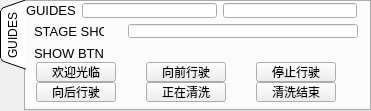
   <widget class="QTabWidget" name="tab_device_2">
    <property name="geometry">
     <rect>
      <x>10</x>
      <y>110</y>
      <width>371</width>
      <height>111</height>
     </rect>
    </property>
    <property name="tabPosition">
     <enum>QTabWidget::West</enum>
    </property>
    <property name="tabShape">
     <enum>QTabWidget::Triangular</enum>
    </property>
    <property name="currentIndex">
     <number>0</number>
    </property>
    <property name="elideMode">
     <enum>Qt::ElideLeft</enum>
    </property>
    <widget class="QWidget" name="device_2">
     <attribute name="title">
      <string>GUIDES</string>
     </attribute>
     <widget class="QWidget" name="gridLayoutWidget_4">
      <property name="geometry">
       <rect>
        <x>-10</x>
        <y>20</y>
        <width>361</width>
        <height>40</height>
       </rect>
      </property>
      <layout class="QGridLayout" name="gridLayout_4">
       <item row="0" column="1">
        <widget class="QLineEdit" name="ui_stage_show">
         <property name="maximumSize">
          <size>
           <width>230</width>
           <height>14</height>
          </size>
         </property>
         <property name="font">
          <font>
           <pointsize>9</pointsize>
          </font>
         </property>
        </widget>
       </item>
       <item row="0" column="0">
        <widget class="QLabel" name="label_stage_show">
         <property name="minimumSize">
          <size>
           <width>0</width>
           <height>14</height>
          </size>
         </property>
         <property name="maximumSize">
          <size>
           <width>70</width>
           <height>14</height>
          </size>
         </property>
         <property name="font">
          <font>
           <pointsize>10</pointsize>
           <weight>50</weight>
           <bold>false</bold>
          </font>
         </property>
         <property name="text">
          <string>STAGE SHOW</string>
         </property>
         <property name="alignment">
          <set>Qt::AlignLeading|Qt::AlignLeft|Qt::AlignVCenter</set>
         </property>
        </widget>
       </item>
       <item row="1" column="0">
        <widget class="QLabel" name="label_stage_show_btn">
         <property name="minimumSize">
          <size>
           <width>0</width>
           <height>14</height>
          </size>
         </property>
         <property name="maximumSize">
          <size>
           <width>70</width>
           <height>14</height>
          </size>
         </property>
         <property name="font">
          <font>
           <pointsize>10</pointsize>
           <weight>50</weight>
           <bold>false</bold>
          </font>
         </property>
         <property name="text">
          <string>SHOW BTN</string>
         </property>
         <property name="alignment">
          <set>Qt::AlignLeading|Qt::AlignLeft|Qt::AlignVCenter</set>
         </property>
        </widget>
       </item>
      </layout>
     </widget>
     <widget class="QPushButton" name="btn_welcome">
      <property name="geometry">
       <rect>
        <x>10</x>
        <y>60</y>
        <width>80</width>
        <height>20</height>
       </rect>
      </property>
      <property name="maximumSize">
       <size>
        <width>80</width>
        <height>25</height>
       </size>
      </property>
      <property name="font">
       <font>
        <pointsize>9</pointsize>
       </font>
      </property>
      <property name="text">
       <string>欢迎光临</string>
      </property>
     </widget>
     <widget class="QPushButton" name="btn_forward">
      <property name="geometry">
       <rect>
        <x>120</x>
        <y>60</y>
        <width>80</width>
        <height>20</height>
       </rect>
      </property>
      <property name="maximumSize">
       <size>
        <width>80</width>
        <height>25</height>
       </size>
      </property>
      <property name="font">
       <font>
        <pointsize>9</pointsize>
       </font>
      </property>
      <property name="text">
       <string>向前行驶</string>
      </property>
     </widget>
     <widget class="QPushButton" name="btn_stop_forward">
      <property name="geometry">
       <rect>
        <x>230</x>
        <y>60</y>
        <width>80</width>
        <height>20</height>
       </rect>
      </property>
      <property name="maximumSize">
       <size>
        <width>80</width>
        <height>25</height>
       </size>
      </property>
      <property name="font">
       <font>
        <pointsize>9</pointsize>
       </font>
      </property>
      <property name="text">
       <string>停止行驶</string>
      </property>
     </widget>
     <widget class="QPushButton" name="btn_back_driving">
      <property name="geometry">
       <rect>
        <x>10</x>
        <y>80</y>
        <width>80</width>
        <height>20</height>
       </rect>
      </property>
      <property name="maximumSize">
       <size>
        <width>80</width>
        <height>25</height>
       </size>
      </property>
      <property name="font">
       <font>
        <pointsize>9</pointsize>
       </font>
      </property>
      <property name="text">
       <string>向后行驶</string>
      </property>
     </widget>
     <widget class="QPushButton" name="btn_washing">
      <property name="geometry">
       <rect>
        <x>120</x>
        <y>80</y>
        <width>80</width>
        <height>20</height>
       </rect>
      </property>
      <property name="maximumSize">
       <size>
        <width>80</width>
        <height>25</height>
       </size>
      </property>
      <property name="font">
       <font>
        <pointsize>9</pointsize>
       </font>
      </property>
      <property name="text">
       <string>正在清洗</string>
      </property>
     </widget>
     <widget class="QPushButton" name="btn_washing_end">
      <property name="geometry">
       <rect>
        <x>230</x>
        <y>80</y>
        <width>80</width>
        <height>20</height>
       </rect>
      </property>
      <property name="maximumSize">
       <size>
        <width>80</width>
        <height>25</height>
       </size>
      </property>
      <property name="font">
       <font>
        <pointsize>9</pointsize>
       </font>
      </property>
      <property name="text">
       <string>清洗结束</string>
      </property>
     </widget>
     <widget class="QWidget" name="gridLayoutWidget_2">
      <property name="geometry">
       <rect>
        <x>0</x>
        <y>0</y>
        <width>331</width>
        <height>17</height>
       </rect>
      </property>
      <layout class="QGridLayout" name="gridLayout_2">
       <item row="0" column="1">
        <widget class="QLineEdit" name="ui_guides_data1">
         <property name="maximumSize">
          <size>
           <width>16777215</width>
           <height>15</height>
          </size>
         </property>
         <property name="font">
          <font>
           <pointsize>9</pointsize>
          </font>
         </property>
        </widget>
       </item>
       <item row="0" column="0">
        <widget class="QLabel" name="label_guides_2">
         <property name="minimumSize">
          <size>
           <width>0</width>
           <height>14</height>
          </size>
         </property>
         <property name="maximumSize">
          <size>
           <width>16777215</width>
           <height>14</height>
          </size>
         </property>
         <property name="font">
          <font>
           <pointsize>10</pointsize>
           <weight>50</weight>
           <bold>false</bold>
          </font>
         </property>
         <property name="text">
          <string>GUIDES</string>
         </property>
         <property name="alignment">
          <set>Qt::AlignLeading|Qt::AlignLeft|Qt::AlignVCenter</set>
         </property>
        </widget>
       </item>
       <item row="0" column="2">
        <widget class="QLineEdit" name="ui_guides_data2">
         <property name="maximumSize">
          <size>
           <width>16777215</width>
           <height>15</height>
          </size>
         </property>
         <property name="font">
          <font>
           <pointsize>9</pointsize>
          </font>
         </property>
        </widget>
       </item>
      </layout>
     </widget>
    </widget>
   </widget>
